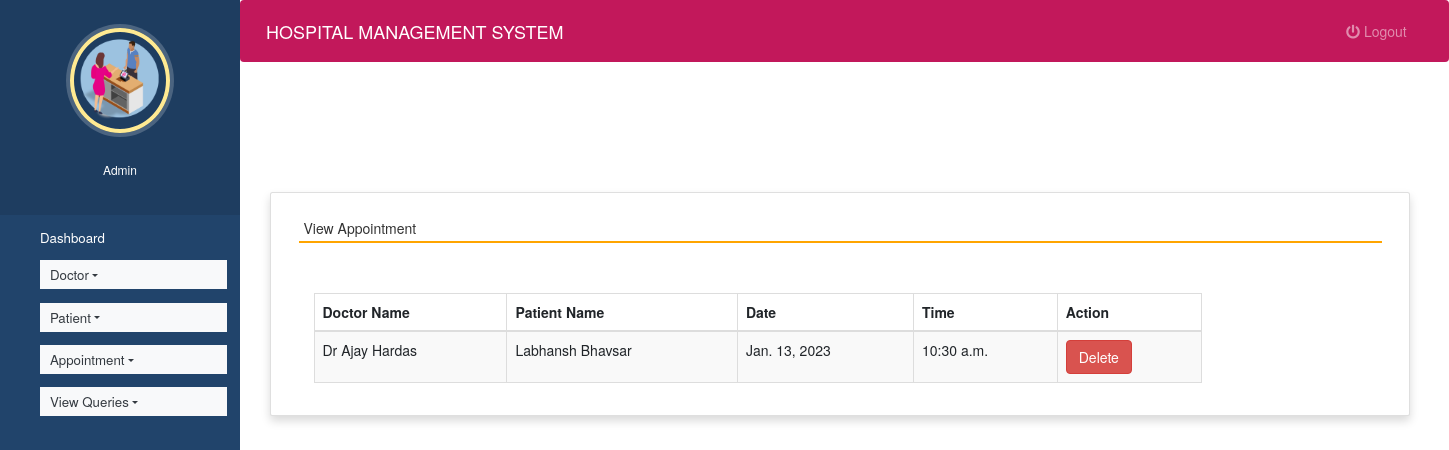
Screenshot of /view_appointment (signed in) with the database file from the repository.
### hospitals/models.py (models this page shows, shortened)
class Appointment(models.Model):
    doctor = models.ForeignKey(Doctor,on_delete=models.CASCADE)
    patient = models.ForeignKey(Patient, on_delete=models.CASCADE)
    date1 = models.DateField()
    time1 = models.TimeField()

class Doctor(models.Model):
    name = models.CharField(max_length=50)
    mobile = models.IntegerField()
    special = models.CharField(max_length=50)
    def __str__(self):
       return self.name;

class Patient(models.Model):
    name = models.CharField(max_length=50)
    gender = models.CharField(max_length=10)
    mobile = models.IntegerField(null=True)
    address = models.CharField(max_length=50)
    def __str__(self):
       return self.name;

### hospitals/views.py (the view)
# urls.py: path('view_appointment', view_appointment, name='view_appointment'),
def view_appointment(request):
    if not request.user.is_staff:
        return redirect('login')
    appointment = Appointment.objects.all()
    d = {'appointment':appointment}
    return render(request,'view_appointment.html', d)

### hospitals/templates/view_appointment.html (shortened to what this page needs)
{% extends 'admin_nav.html' %}
{% load static %}
{% block content %}
<link rel="stylesheet" href="https://maxcdn.bootstrapcdn.com/bootstrap/3.4.1/css/bootstrap.min.css">
  <link rel="stylesheet" href="https://cdnjs.cloudflare.com/ajax/libs/font-awesome/4.7.0/css/font-awesome.min.css">
  <link rel="stylesheet" href="https://use.fontawesome.com/releases/v5.6.3/css/all.css">
<br><br><br><br>
<div class="container card shadow m-5">
    <div class="card-body">
        <h5 class="p-2" style="border-bottom: 2px solid orange">View Appointment</h5>
		<div class="container mt-5">
		<table id="example" class="table table-striped table-bordered table-sm" style="width:80%">
			<thead>
				<tr>
					<th>Doctor Name</th>
					<th>Patient Name</th>
                    <th>Date</th>
					<th>Time</th>
					<th>Action</th>
				</tr>
			</thead>
			<tbody>
            {% for i in appointment %}
			<tr>
				<td>{{i.doctor}}</td>
				<td>{{i.patient}}</td>
				<td>{{i.date1}}</td>
				<td>{{i.time1}}</td>
				<td><a href="{% url 'delete_appointment' i.id %}" onclick="return confirm('Are you ready to delete this record ?')" class="btn btn-danger">Delete</a></td>
			</tr>
			{% endfor %}
			</tbody>
		</table>
	 </div>
	</div>
</div>
{% endblock content %}

### hospitals/static/style.css (style rules this page uses)
body { padding-left: 240px; }

### hospitals/templates/admin_nav.html (style rules this page uses)
a:link { text-decoration: none; }
a { color: white; }
body { padding-left: 240px; }

### rows the page displays
Appointment: doctor "Dr Ajay Hardas", patient "Labhansh Bhavsar", date1 "Jan. 13, 2023", time1 "10:30 a.m."
